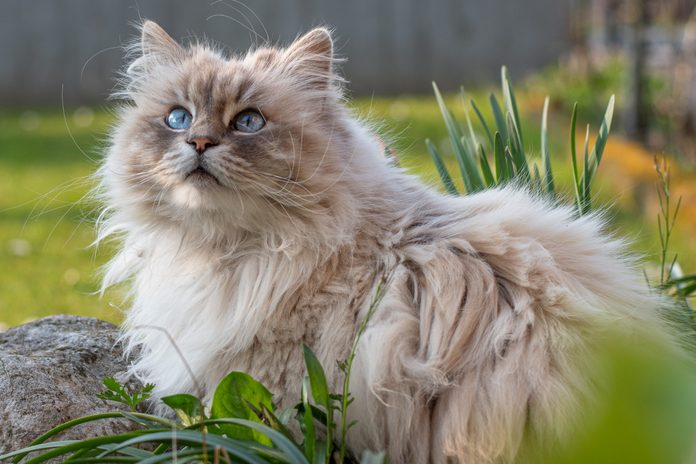
#> input picture 4. Image Processing/cat.jpg, 696 x 464 px
$ jupyter execute '3. Blending and Pasting Images.ipynb'   (shell and % lines are left out)
#> lines starting #> are read from the running program, lines starting #| are printed output that depends on the picture
[cell 1]
import cv2
import matplotlib.pyplot as plt

[cell 2]
img1 = cv2.imread('cat.jpg')
#> img1 is the input picture: shape (464, 696, 3); mean B, G, R 107.8, 131.8, 133.8
img1 = cv2.cvtColor(img1, cv2.COLOR_BGR2RGB)
img2 = cv2.imread('do-not-copy.png')
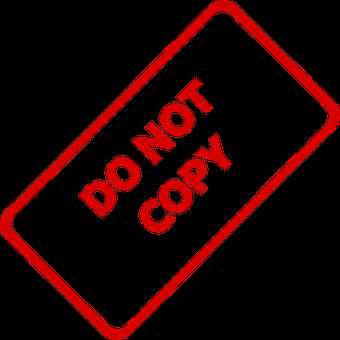
#> input picture 4. Image Processing/do-not-copy.png, 340 x 340 px
#> img2 is the input picture: shape (340, 340, 3); mean B, G, R 0, 0, 32.1
img2 = cv2.cvtColor(img2, cv2.COLOR_BGR2RGB)

[cell 3]
plt.imshow(img1)

[cell 4]
plt.imshow(img2)

[cell 5]
print("Image 1 Shape: ",img1.shape)
#| Image 1 Shape:  (464, 696, 3)
print("Image 2 Shape: ",img2.shape)
#| Image 2 Shape:  (340, 340, 3)

## Blending Image of Same Size

[cell 6]
img1_resize = cv2.resize(img1, (300,300))
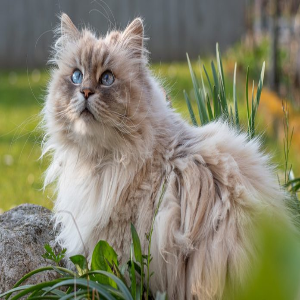
#> img1_resize: shape (300, 300, 3); mean R, G, B 133.7, 131.7, 107.7
img2_resize = cv2.resize(img2, (300,300))
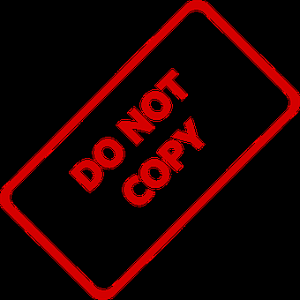
#> img2_resize: shape (300, 300, 3); mean R, G, B 32.1, 0, 0

[cell 7]
plt.imshow(img1_resize)

[cell 8]
plt.imshow(img2_resize)

[cell 9]
blended_img = cv2.addWeighted(src1 = img1_resize, alpha=0.9, src2 = img2_resize, beta=0.2, gamma=0)
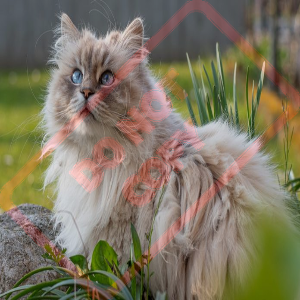
#> blended_img: shape (300, 300, 3); mean R, G, B 126.7, 118.6, 96.9
plt.imshow(blended_img)

## Overlay Small Image On the top of large image (No Blended)
## 1)  Numpy Re-Assignment Operation

[cell 10]
img1 = cv2.imread('cat.jpg')
img1 = cv2.cvtColor(img1, cv2.COLOR_BGR2RGB)
img2 = cv2.imread('do-not-copy.png')
img2 = cv2.cvtColor(img2, cv2.COLOR_BGR2RGB)

[cell 11]
img2_resize = cv2.resize(img2, (200,200))
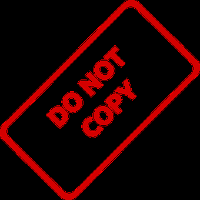
#> img2_resize: shape (200, 200, 3); mean R, G, B 32.1, 0, 0
plt.imshow(img2_resize)

[cell 12]
plt.imshow(img1)

[cell 13]
large_img = img1
small_img = img2_resize

[cell 14]
x_offset = 0
y_offset = 0

[cell 15]
x_end = x_offset + small_img.shape[1]
#> x_end = 200
y_end = y_offset + small_img.shape[0]
#> y_end = 200

[cell 16]
large_img[y_offset:y_end, x_offset:x_end]= small_img
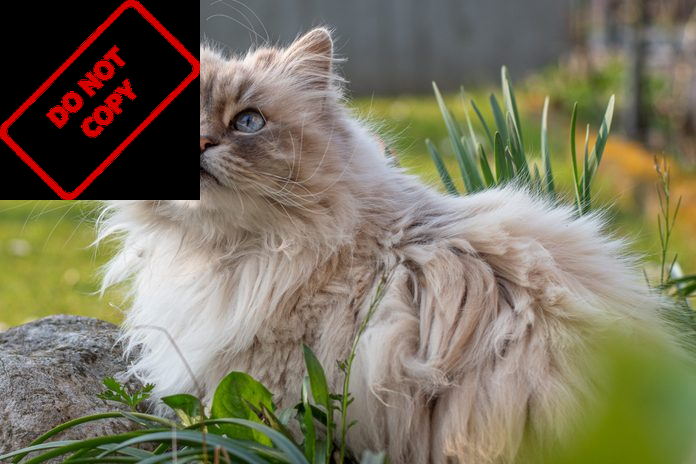
#> large_img: shape (464, 696, 3); mean R, G, B 122.3, 116, 94.1

[cell 17]
plt.imshow(large_img)

## 2) Blend Together Image Of Different Size

[cell 18]
img1 = cv2.imread('cat.jpg')
img1 = cv2.cvtColor(img1, cv2.COLOR_BGR2RGB)
img2 = cv2.imread('do-not-copy.png')
img2 = cv2.cvtColor(img2, cv2.COLOR_BGR2RGB)

[cell 19]
plt.imshow(img1)

[cell 20]
plt.imshow(img2)

[cell 21]
img2 = cv2.resize(img2, (200,200))

[cell 22]
img1.shape
#> Out = (464, 696, 3)

[cell 23]
x_offset = 696 - 400
y_offset = 464 - 300

print("x_offset:",x_offset)
print("y_offset:",y_offset)

[cell 24]
print(img2.shape)
#| (200, 200, 3)
rows, columns, channels = img2.shape
#> rows = 200; columns = 200; channels = 3

[cell 25]
roi = img1[y_offset:464, x_offset:696]
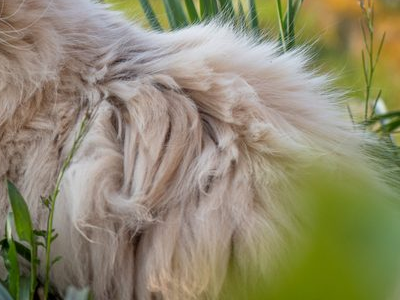
#> roi: shape (300, 400, 3); mean R, G, B 143.2, 137.6, 108.9

[cell 26]
plt.imshow(roi)

[cell 27]
img2gray = cv2.cvtColor(img2, cv2.COLOR_RGB2GRAY)
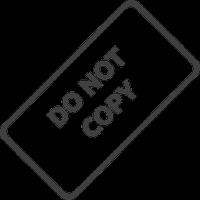
#> img2gray: shape (200, 200); min 0, max 76, mean 9.6
plt.imshow(img2gray, cmap='gray')

[cell 28]
mask_inv = cv2.bitwise_not(img2gray)
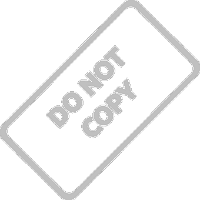
#> mask_inv: shape (200, 200); min 179, max 255, mean 245.4
plt.imshow(mask_inv, cmap='gray')

[cell 29]
mask_inv.shape
#> Out = (200, 200)

[cell 30]
## create a 3 channel empty image with white bg

[cell 31]
import numpy as np
white_bg = np.full(img2.shape, 255, dtype=np.uint8)
white_bg.shape
#> Out = (200, 200, 3)
